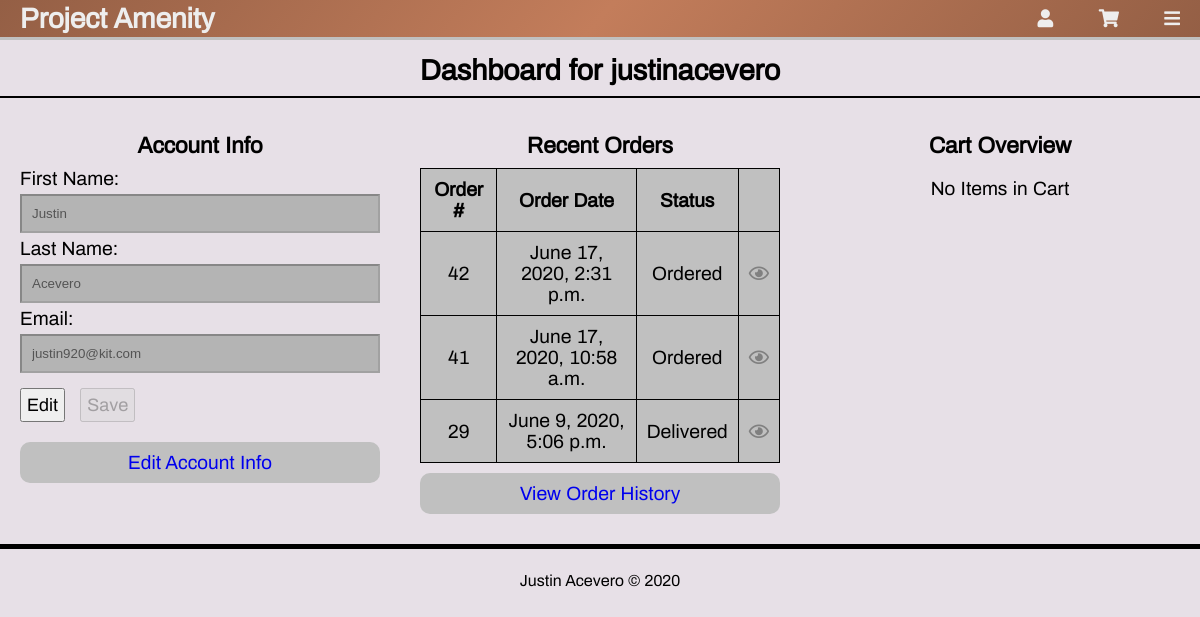
Page /account/dashboard/ (signed in) on the committed database.
### amenity/models.py (models this page shows, shortened)
class Order(models.Model):
    customer = models.ForeignKey(Customer, on_delete=models.CASCADE)
    order_date = models.DateTimeField(auto_now=False, auto_now_add=True)
    total_price = models.DecimalField(
        max_digits=7, decimal_places=2, default=0.00)
    status_list = [
        ('OR', 'Ordered'),
        ('SH', 'Shipped'),
        ('DE', 'Delivered'),
    ]
    status = models.CharField(choices=status_list, default='OR', max_length=2)
    status_date = models.DateField(auto_now=True)

### accounts/views.py (the view)
# urls.py: path('dashboard/', views.account_dashboard, name="account_dashboard"),
@login_required(login_url='login_page')
def account_dashboard(request):
    user = User.objects.get(username=request.user)
    cart = Cart.objects.get(customer=user.customer)
    cart_items = CartItem.objects.filter(cart=cart)
    orders = Order.objects.filter(
        customer=user.customer).order_by('-order_date')[:3]
    products_in_cart = []
    price_of_cart = 0
    for item in cart_items:
        products_in_cart.append(item)
        price_of_cart += item.product.price * item.quantity
    context = {
        'title': 'Dashboard',
        'user': user,
        'orders': orders,
        'products_in_cart': products_in_cart,
        'price_of_cart': price_of_cart,
    }
    return render(request, 'accounts/account_dashboard.html', context)

### accounts/templates/accounts/account_dashboard.html (shortened to what this page needs)
{% extends 'base.html' %}
{% load static %}
{% block content %}
<h2 class="page-title">Dashboard for {{ user.username }}</h2>
<section class="main-section dashboard-section">
    <div class="dashboard-section-div">
        <h3 class="account-section-title">Account Info</h3>
        <form action="{% url 'account_info_change' 'account_credentials' %}" method="POST">
            <div>
                <label for="user_fn">First Name:</label>
                <input type="text" class="user-basic-info" id="user_fn" name="first_name" value="{{ user.first_name }}"
                    disabled>
            </div>
            <div>
                <label for="user_ln">Last Name:</label>
                <input type="text" class="user-basic-info" id="user_ln" name="last_name" value="{{ user.last_name }}"
                    disabled>
            </div>
            <div>
                <label for="user_email">Email:</label>
                <input type="email" class="user-basic-info" id="user_email" name="email" value="{{ user.email }}"
                    disabled>
            </div>
            <input type="button" value="Edit" onclick="editInformation('user-basic-info')">
            <input class="user-basic-info" type="submit" value="Save" disabled>
        </form>
        <a class="btn-a" href="{% url 'account_info' %}">Edit Account Info</a>
    </div>
    <div class="dashboard-section-div">
        <h3 class="account-section-title">Recent Orders</h3>
        {% if orders.count != 0 %}
        <table class="dashboard-table">
            <tbody>
                <tr>
                    <th>Order #</th>
                    <th>Order Date</th>
                    <th>Status</th>
                    <th></th>
                </tr>
                {% for order in orders %}
                <tr>
                    <td>{{ order.id }}</td>
                    <td>{{ order.order_date }}</td>
                    <td>{{ order.get_status_display }}</td>
                    <td>
                        <a href="{% url 'account_view_order' order.id %}">
                            <i class="far fa-eye text-info"></i>
                        </a>
                    </td>
                </tr>
            </tbody>
            {% endfor %}
        </table>
        <a class="btn-a" href="{% url 'account_orders' %}">View Order History</a>
        {% else %}
        <p>No orders to display</p>
        {% endif %}
    </div>
    <div class="dashboard-section-div">
        <h3 class="account-section-title">Cart Overview</h3>
        {% if price_of_cart != 0 %}
        <table class="dashboard-table">
            <tbody>
                <tr>
                    <th>Items</th>
                    <th>Price</th>
                    <th>Quantity</th>
                    <th></th>
                </tr>
                {% for item in products_in_cart %}
                <tr>
                    <td>{{ item.product }}</td>
                    <td>${{ item.product.price }}</td>
                    <td>
                        <input type="number" id="quantity" name="quantity" min="1" max="100" value="{{ item.quantity }}"
                            data-productId="{{ item.product.id }}" data-action="changeQuantity"
                            onchange="editCart(this)">
                    </td>
                    <td>
                        <button data-productId="{{ item.product.id }}" data-action="remove" onclick="editCart(this)">
                            <i class="fas fa-minus-circle"></i>
                        </button>
                    </td>
                </tr>
                {% endfor %}
                <tr>
                    <td></td>
                    <td>${{ price_of_cart }}</td>
                    <td></td>
                    <td></td>
                </tr>
            </tbody>
        </table>
        <a class="btn-a" href="{% url 'account_cart' %}">View Cart</a>
        {% else %}
        <p>No Items in Cart</p>
        {% endif %}
    </div>
</section>
{% endblock %}

### static/css/site.css (style rules this page uses)
:root { --primary-background: #E7E0E7; }
* { margin: 0; padding: 0; box-sizing: border-box; }
html { scroll-behavior: smooth; }
body { background: var(--primary-background); color: black; font-family: "Archivo-Regular"; font-size: 1.2em; text-align: center; }
.page-title { border-bottom: 2px solid black; margin: 5px auto; padding: 10px; }

### accounts/static/accounts/css/account.css (style rules this page uses)
.account-section-title { margin: 10px 0; }
.dashboard-section { display: flex; justify-content: space-evenly; flex-wrap: wrap; }
.dashboard-section-div { padding: 20px; flex: 1; }
.form-button-group input[type=button], input[type=submit] { margin: 10px; }

### static/css/navigation.css (style rules this page uses)
.header-company-name, i { color: #EEEEEE; cursor: pointer; font-size: 18px; }

### static/css/buttons.css (style rules this page uses)
a { text-decoration: none; }
.btn, .btn-a { display: block; margin: 10px auto; padding: 10px; max-width: 400px; }
.btn-a { background: silver; border-radius: 10px; }

### static/css/forms.css (style rules this page uses)
form { text-align: left; }
input { margin: 5px 0; }
button, input[type="button"], input[type="submit"] { padding: 5px; font-family: "Archivo-Regular"; font-size: 18px; cursor: pointer; transition: .25s all; }
input[type="text"], input[type="email"], input[type="password"], input[type='number'] { width: 100%; padding: 10px; }
input[type='text']:disabled, input[type='email']:disabled { background: rgb(180, 180, 180); }

### static/css/tables.css (style rules this page uses)
table { background: silver; margin: 0 auto; padding: 20px; }
table, th, td { border: 1px solid black; border-collapse: collapse; padding: 10px; }
table i { color: gray; }

### static/css/main-section.css (style rules this page uses)
.main-section { border-bottom: 5px solid black; }
.main-section-content-div h3, p { margin: 20px auto; }

### rows in the picture
Order: id "42", order_date "June 17, 2020, 2:31 p.m.", status "Ordered"
Order: id "41", order_date "June 17, 2020, 10:58 a.m.", status "Ordered"
Order: id "29", order_date "June 9, 2020, 5:06 p.m.", status "Delivered"

### other values in the picture
{{ user.username }} "justinacevero"
